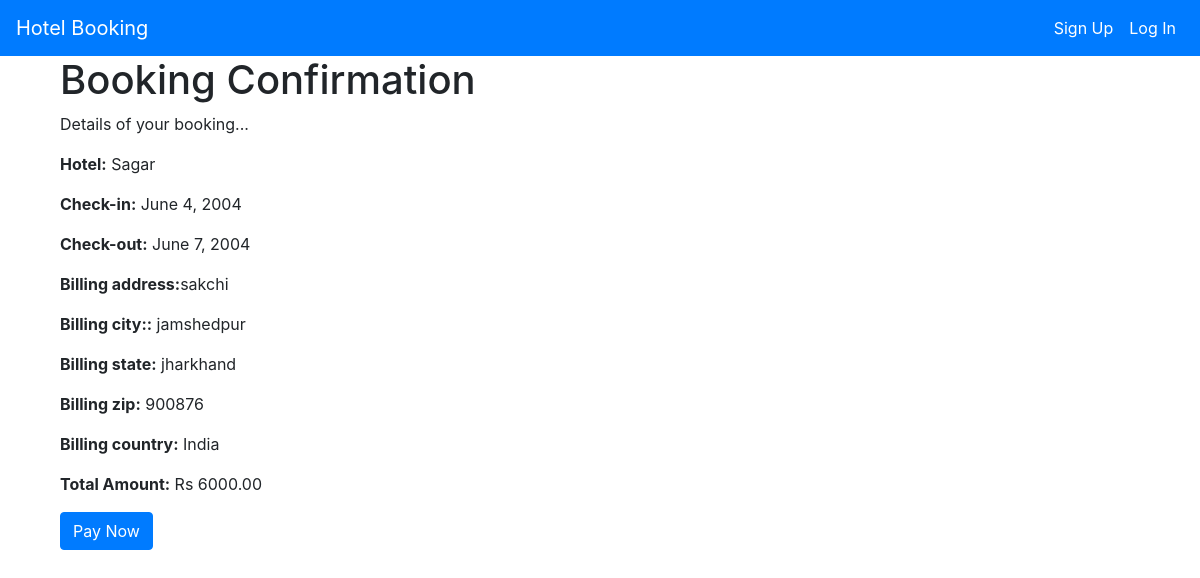
/hotels/booking/1/confirmation/, run on the app's committed database.
### hotels/models.py (models this page shows, shortened)
class Booking(models.Model):
    hotel = models.ForeignKey(Hotel, on_delete=models.CASCADE)
    room = models.ForeignKey(Room, on_delete=models.CASCADE)
    check_in = models.DateField()
    check_out = models.DateField()
    booking_date = models.DateTimeField(auto_now_add=True)
    billing_address = models.CharField(max_length=255)
    billing_city = models.CharField(max_length=100)
    billing_state = models.CharField(max_length=100)
    billing_zip = models.CharField(max_length=6)
    billing_country = models.CharField(max_length=100)
    total_amount = models.DecimalField(max_digits=10, decimal_places=2)

class Hotel(models.Model):
    name = models.CharField(max_length=100)
    description = models.TextField()
    location = models.CharField(max_length=200)
    image = models.ImageField(upload_to='hotel_images/', blank=True, null=True)

### hotels/views.py (the view)
# urls.py: path('booking/<int:booking_id>/confirmation/', booking_confirmation, name='booking_confirmation'),
def booking_confirmation(request, booking_id):
    booking = get_object_or_404(Booking, pk=booking_id)
    return render(request, 'booking_confirmation.html', {'booking': booking})

### hotels/templates/booking_confirmation.html (shortened to what this page needs)
{% extends 'base.html' %}
{% block content %}
<div class="container">
    <h1>Booking Confirmation</h1>
    <p>Details of your booking...</p>
    <p><strong>Hotel:</strong> {{ booking.hotel.name }}</p>
    <p><strong>Check-in:</strong> {{ booking.check_in }}</p>
    <p><strong>Check-out:</strong> {{ booking.check_out }}</p>
    <p><strong>Billing address:</strong>{{booking.billing_address}}</p>
    <p><strong>Billing city::</strong> {{ booking.billing_city}}</p>
    <p><strong>Billing state:</strong> {{ booking.billing_state }}</p>
    <p><strong>Billing zip:</strong> {{ booking.billing_zip }}</p>
    <p><strong>Billing country:</strong> {{ booking.billing_country }}</p>
    <p><strong>Total Amount:</strong> Rs {{ booking.total_amount }}</p>
    <form method="post" action="{% url 'payment_successful' booking.id %}">
        <button type="submit" class="btn btn-primary">Pay Now</button>
    </form>
</div>
{% endblock %}

### hotels/templates/base.html (style rules this page uses)
body { padding-top: 56px; }

### data on the page
Booking: hotel.name "Sagar", check_in "June 4, 2004", check_out "June 7, 2004", billing_address "sakchi", billing_city "jamshedpur", billing_state "jharkhand", billing_zip "900876", billing_country "India", total_amount "6000.00"
